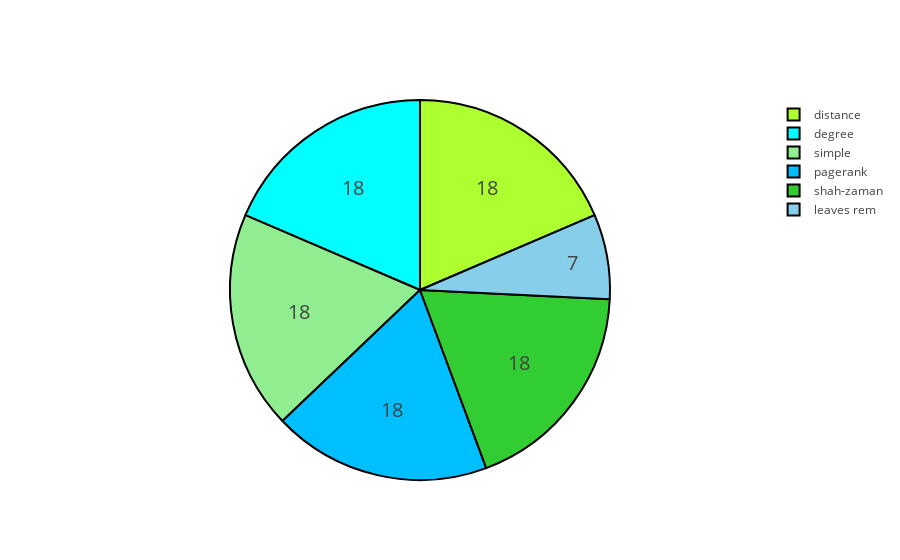

The notebook cell saved with this chart:
### Code cell
colors =[distance,degree,simpl ,pagerank,leaves,shah]
for key, value in victories_25_ba.iteritems() :
    labels.append(key)
    values.append(value)



tracee = go.Pie(labels=labels, values=values,
               hoverinfo='label+percent', textinfo='value', 
               textfont=dict(size=20),
               marker=dict(colors=colors,line=dict(color='#000000', width=2)))

iplot([tracee], filename='styled_pie_chart1')

### Figure 1 — Plotly figure (JSON) as saved in the notebook; plotly's stock layout.template omitted (floating-point values rounded to 4 significant figures)
{"data": [{"hoverinfo": "label+percent", "labels": ["distance", "degree", "simple", "pagerank", "leaves rem", "shah-zaman"], "marker": {"colors": ["greenyellow", "aqua", "lightgreen", "deepskyblue", "skyblue", "limegreen"], "line": {"color": "#000000", "width": 2}}, "textfont": {"size": 20}, "textinfo": "value", "type": "pie", "values": [18, 18, 18, 18, 7, 18]}], "layout": {}}
